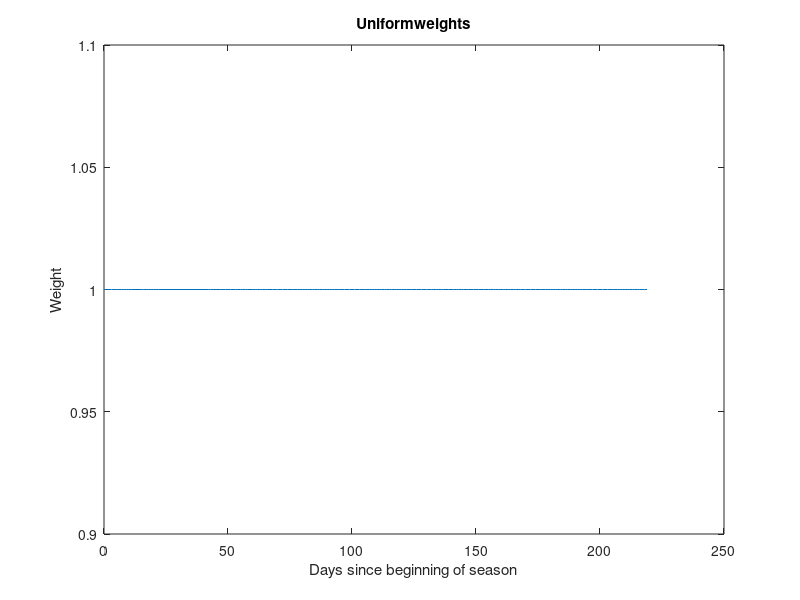

Source code (MATLAB): (Note: this script raises an error after producing the figure.)
function [team_ranks] = brianrank(weighting)
data = csvread('massey.csv');
if nargin < 1
    weighting = 'Uniform';
end
data_labels = fopen('teams.txt');
team_names = textscan(data_labels,'%d,%s');

fclose(data_labels);
team_list = unique(data(:,5));
dates = data(:,1);
all_teams = data(:,5);
all_scores = data(:,7);
home_or_away = data(:,6);
gamenum = data(:,3);
unique_games = unique(gamenum);

M1 = zeros(length(unique_games),length(team_list));
p1 = zeros(length(unique_games),1);
game_dates = zeros(length(unique_games),1);
mean_score = zeros(length(team_list));

for g = 1:length(unique_games)
    currgame = unique_games(g);
    game_dates(g) = unique(dates(find(gamenum == currgame)));
    teams_playing = all_teams(find(gamenum == currgame));
    this_team = teams_playing(1);
    other_team = teams_playing(2);
    M1(g,this_team) =  1;
    M1(g,other_team) = -1;
    assert(length(teams_playing) == 2, 'more or less than two teams playing this game!');
    team_scores = all_scores(find(gamenum == currgame));  
    curr_team_score = team_scores(1);
    mean_score(this_team) = mean_score(this_team) + curr_team_score / length(find(all_teams == this_team));
    other_team_score = team_scores(2);
    p1(g) = curr_team_score-other_team_score;
    if p1(g) > 40
        p1(g) = 40;
    elseif p1(g) < -40
        p1(g) = -40;
    end
end
game_dates = (game_dates - game_dates(1));

noteam = find(sum(abs(M1),1) == 0);

for t = 1:length(noteam)
    M1(:,noteam(t)) = [];
    team_names{2}(noteam(t)) = [];
end

if nargin > 0 && strcmp(weighting, 'linear')
    game_dates = game_dates/game_dates(end);
    G = diag(game_dates);

elseif nargin > 0 && strcmp(weighting, 'step')
    G = diag(floor(game_dates/14+1));

elseif nargin > 0 && strcmp(weighting, 'log')
    G = diag(log(1+game_dates/game_dates(end)));
    
elseif nargin > 0 && strcmp(weighting, 'exp')
    G = diag(1-exp(-game_dates/game_dates(end)/.2));
    
else
    G = eye(length(M1));
end

plot(game_dates,diag(G));

xlabel('Days since beginning of season');
ylabel('Weight')
title([weighting 'weights']);
save_as_pdf(gcf,['BrianRankings' weighting 'Weighting']);

M = M1'*G*M1;

p = M1'*G*p1;

clear M1 G

M(end,:) = ones(1,length(M));

r = linsolve(M,p);

[r,I] = sort(r,'descend');
team_names = team_names{2}(I);
mean_score = mean_score(I);
team_names(isnan(r)) = [];
mean_score(isnan(r)) = [];
r(isnan(r)) = [];
team_ranks{1} = r;
team_ranks{2} = team_names;
team_ranks{3} = mean_score;

outfile = fopen(['BrianRankings' weighting 'Weighting.txt'],'w');

fprintf(outfile,'%s.\t %s \t %s\n','Rank','Rating','Team');
for i=1:length(team_ranks{1})
    fprintf(outfile,'%d.\t %f \t %s \t %f\n',i,team_ranks{1}(i),char(team_ranks{2}(i)),team_ranks{3}(i));
end
fclose(outfile);
end